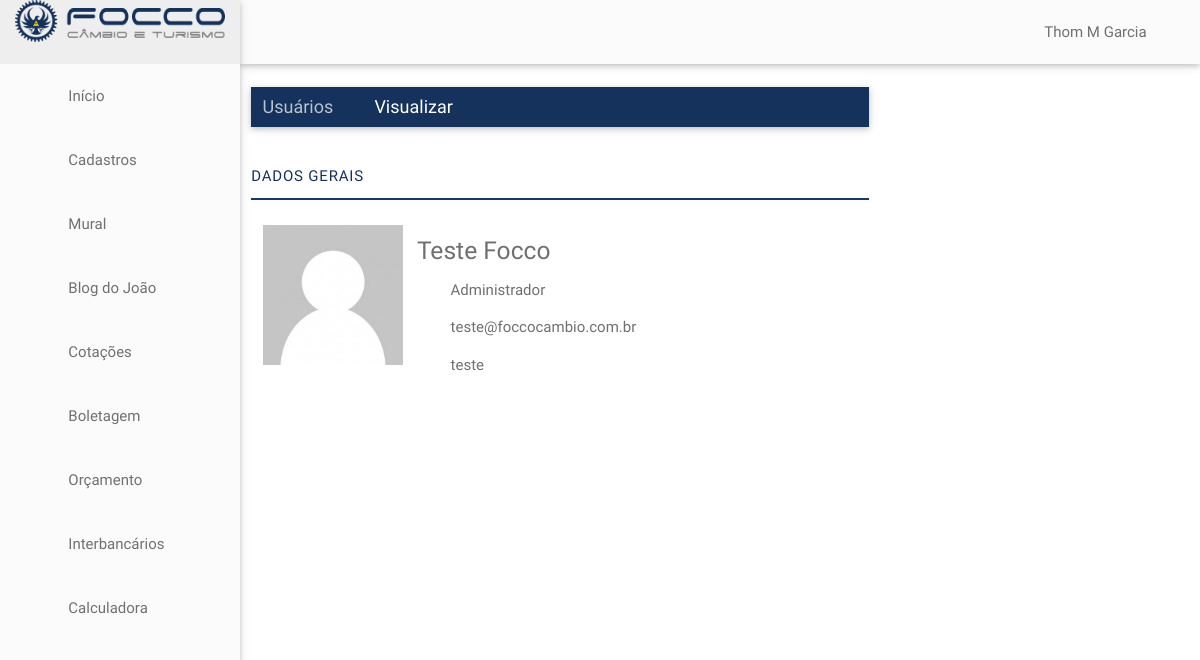
The app's page /dashboard/usuarios/visualizar?usuarioId=6 (signed in) with its own data.
### tables this page shows
CREATE TABLE `usuarios` (
  `id` int(11) NOT NULL,
  `login` varchar(20) DEFAULT NULL,
  `senha` varchar(255) DEFAULT NULL,
  `tipo` int(11) DEFAULT NULL,
  `nome` varchar(100) DEFAULT NULL,
  `email` varchar(100) DEFAULT NULL,
  `telefone` varchar(25) DEFAULT NULL
);

### dashboard/usuarios/visualizar.php (the view, shortened to what this page needs)
<?php
include "../core/database.php";
include "../includes/header.php";
$sql_query = sprintf("SELECT * FROM usuarios WHERE id = %s", $_GET['usuarioId']);
$result = mysqli_query($conn, $sql_query);
$rows = array();
while($row = mysqli_fetch_array($result)) $rows[] = $row;
foreach($rows as $r){
  $nome = $r['nome'];
  $login = $r['login'];
  $email = $r['email'];
  $tipo = $r['tipo'];
}
?>
<main class="users">
  <div class="row">
    <div class="col s8">
      <br>
      <nav class="bg-blue">
        <div class="nav-wrapper">
          <div class="col s12">
            <a href="/dashboard/usuarios/" class="breadcrumb">Usuários</a>
            <a href="#!" class="breadcrumb">Visualizar</a>
          </div>
        </div>
      </nav>
      <div class="spacing"></div>
      <ul class="tabs">
        <li class="tab col s3"><a class="active left-align" href="#general-data">Dados Gerais</a></li>
      </ul>
      <div class="spacing"></div>
      <div id="general-data">
        <div class="col s3">
          <div class="profile-user">
            <div class="profile-img">
              <img class="materialboxed" src="../images/user_placeholder.png">
            </div>
          </div>
        </div>
        <div class="col s7">
          <h5><?php echo $nome ?></h5>
          <p>
            <i class="material-icons left">&#xE851;</i>
            <span><?php echo $tipo == 2 ? "Administrador" : "Usuário Simples" ?></span>
          </p>
          <p>
            <i class="material-icons left">&#xE158;</i>
            <span><?php echo $email ?></span>
          </p>
          <p>
            <i class="material-icons left">&#xE86F;</i>
            <span><?php echo $login ?></span>
          </p>
        </div>
      </div>
    </div>
  </div>
</main>
<?php
include "../includes/footer.php";
?>

### records on screen
usuarios: nome "Teste Focco", email "teste@foccocambio.com.br", login "teste"

### other values on screen
$_SESSION['currentUser']['nome'] "Thom M Garcia"
